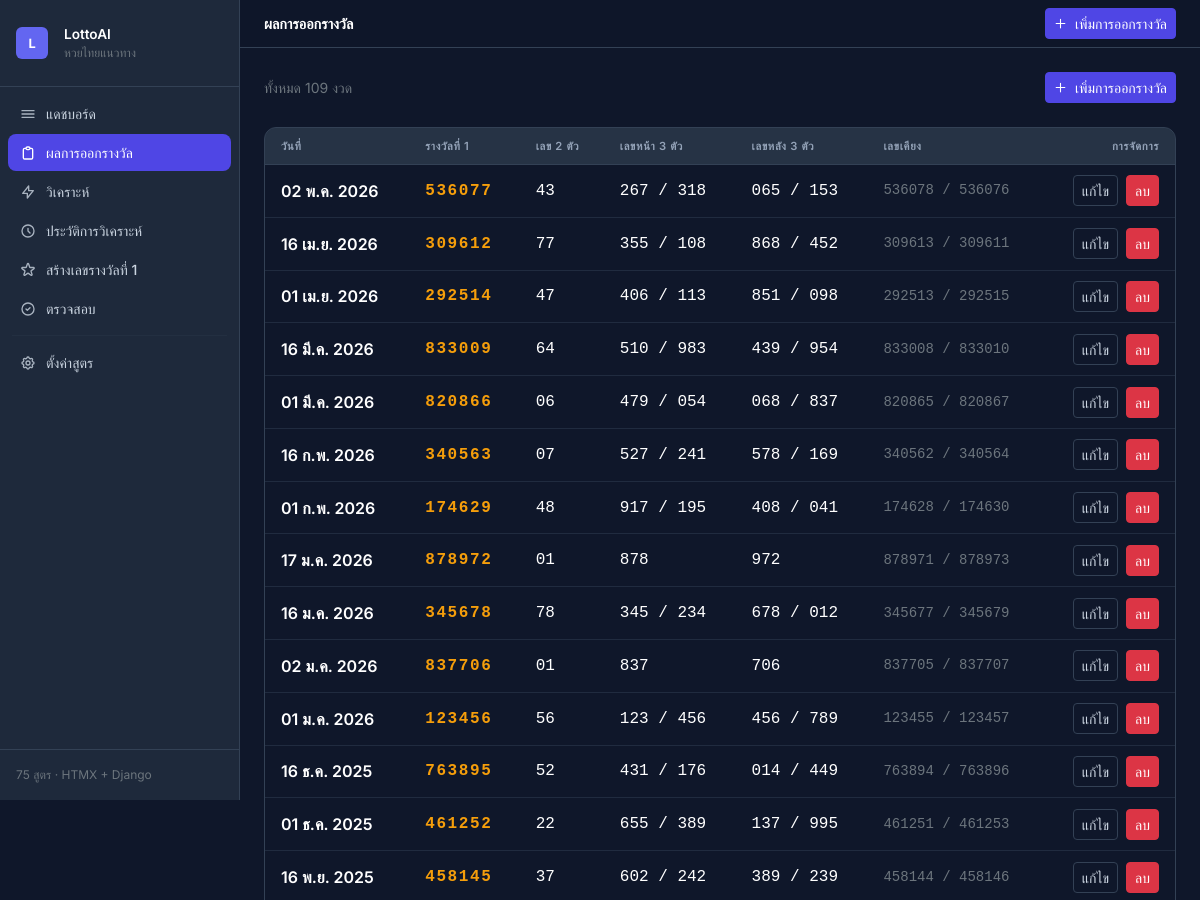
/draws/ (upper part), run on an earlier commit of the app's database.
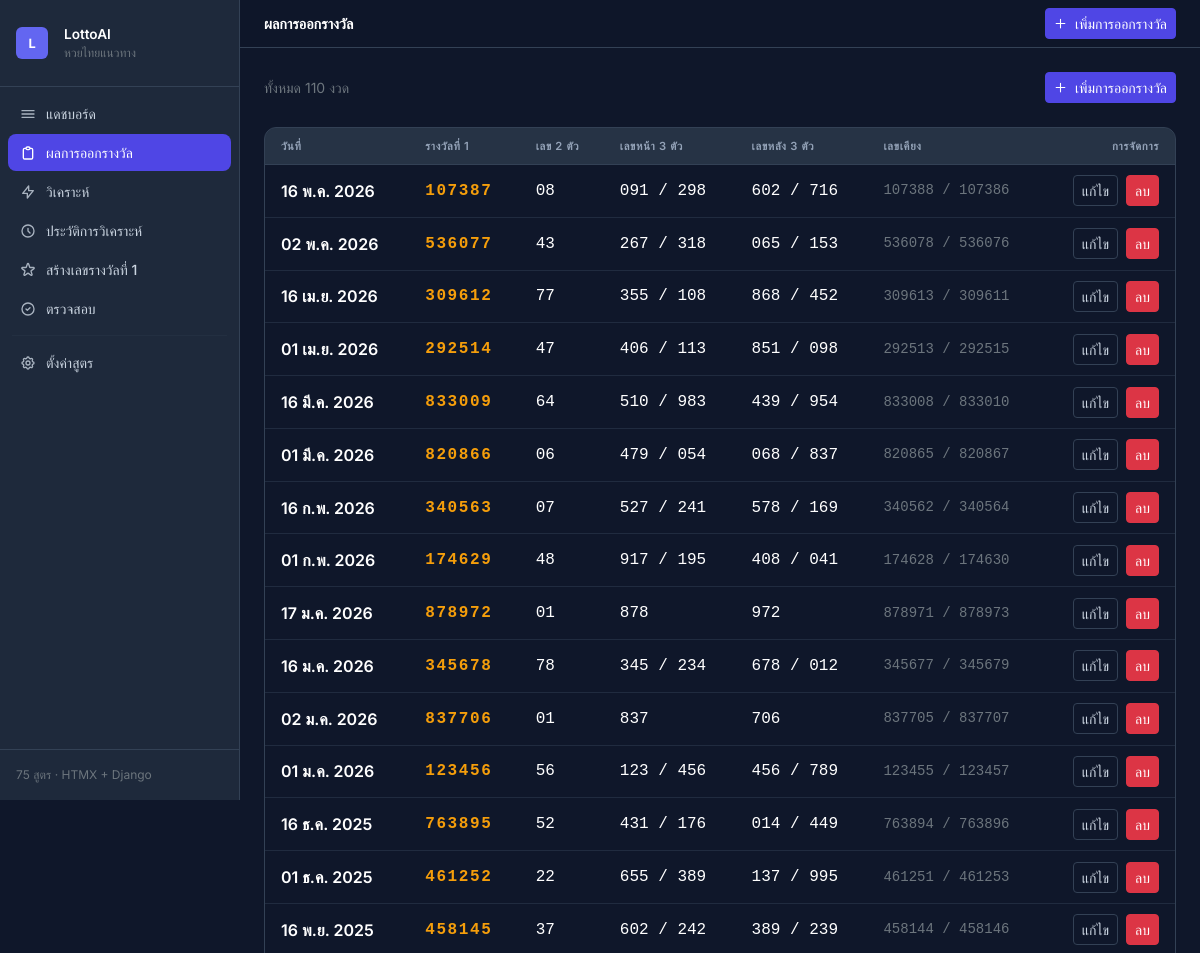
And on a later commit of the database.
### apps/analysis/models.py (models this page shows, shortened)
class LotteryDraw(models.Model):
    draw_date = models.DateField(unique=True, verbose_name='Draw Date')
    draw_label = models.CharField(
        max_length=20, blank=True, default='',
        help_text='E.g. "1 Jan 2025"', verbose_name='Draw Label'
    )
    first_prize = models.CharField(max_length=6, verbose_name='First Prize (6-digit)')
    near_first_1 = models.CharField(max_length=6, blank=True, default='', verbose_name='Near 1st Prize (lower)')
    near_first_2 = models.CharField(max_length=6, blank=True, default='', verbose_name='Near 1st Prize (upper)')
    three_front_1 = models.CharField(max_length=3, blank=True, default='', verbose_name='3-Digit Front #1')
    three_front_2 = models.CharField(max_length=3, blank=True, default='', verbose_name='3-Digit Front #2')
    three_back_1 = models.CharField(max_length=3, blank=True, default='', verbose_name='3-Digit Back #1')
    three_back_2 = models.CharField(max_length=3, blank=True, default='', verbose_name='3-Digit Back #2')
    two_back = models.CharField(max_length=2, blank=True, default='', verbose_name='2-Digit Back')
    notes = models.TextField(blank=True, default='', verbose_name='Notes')
    created_at = models.DateTimeField(auto_now_add=True)
    updated_at = models.DateTimeField(auto_now=True)
    class Meta:
        ordering = ['-draw_date']
        verbose_name = 'Lottery Draw'
        verbose_name_plural = 'Lottery Draws'

### apps/analysis/views.py (the view)
# urls.py: path('draws/', views.draw_list, name='draw_list'),
def draw_list(request):
    draws = LotteryDraw.objects.all()
    return render(request, 'analysis/draw_list.html', {'draws': draws})

### apps/analysis/templates/analysis/draw_list.html (shortened to what this page needs)
{% extends "analysis/base.html" %}
{% block page_title %}ผลการออกรางวัล{% endblock %}
{% block content %}
<div class="d-flex align-items-center justify-content-between mb-4">
  <p class="mb-0 text-secondary small">ทั้งหมด {{ draws.count }} งวด</p>
  <a href="{% url 'draw_add' %}" class="btn btn-primary btn-sm d-flex align-items-center gap-2">
    <svg width="13" height="13" fill="none" viewBox="0 0 24 24" stroke="currentColor">
      <path stroke-linecap="round" stroke-linejoin="round" stroke-width="2" d="M12 4v16m8-8H4"/>
    </svg>
    เพิ่มการออกรางวัล
  </a>
</div>
{% if draws %}
<div class="card overflow-hidden">
  <div class="table-responsive">
    <table class="table table-hover mb-0">
      <thead>
        <tr>
          <th>วันที่</th>
          <th>รางวัลที่ 1</th>
          <th>เลข 2 ตัว</th>
          <th>เลขหน้า 3 ตัว</th>
          <th>เลขหลัง 3 ตัว</th>
          <th>เลขเคียง</th>
          <th class="text-end">การจัดการ</th>
        </tr>
      </thead>
      <tbody id="draw-table">
        {% for draw in draws %}
        <tr id="draw-row-{{ draw.pk }}">
          <td class="fw-semibold text-white">{{ draw.draw_date|date:"d M Y" }}</td>
          <td class="font-mono fw-bold text-gold tracking-wider">{{ draw.first_prize }}</td>
          <td class="font-mono text-white">{{ draw.two_back|default:"—" }}</td>
          <td class="font-mono text-white">
            {{ draw.three_front_1|default:"—" }}{% if draw.three_front_2 %} / {{ draw.three_front_2 }}{% endif %}
          </td>
          <td class="font-mono text-white">
            {{ draw.three_back_1|default:"—" }}{% if draw.three_back_2 %} / {{ draw.three_back_2 }}{% endif %}
          </td>
          <td class="font-mono text-secondary small">
            {{ draw.near_first_1|default:"—" }} / {{ draw.near_first_2|default:"—" }}
          </td>
          <td class="text-end">
            <div class="d-flex align-items-center justify-content-end gap-2">
              <a href="{% url 'draw_edit' draw.pk %}"
                 class="btn btn-outline-secondary btn-sm">แก้ไข</a>
              <button
                hx-post="{% url 'draw_delete' draw.pk %}"
                hx-target="#draw-row-{{ draw.pk }}"
                hx-swap="outerHTML"
                hx-confirm="ลบการออกรางวัล {{ draw.draw_date }}?"
                hx-headers='{"X-CSRFToken": "{{ csrf_token }}"}'
                class="btn btn-danger btn-sm">
                ลบ
              </button>
            </div>
          </td>
        </tr>
        {% endfor %}
      </tbody>
    </table>
  </div>
</div>
{% endif %}
{% endblock %}

What changed in the data, as far as the page shows it:
added LotteryDraw: draw_date "16 พ.ค. 2026", first_prize "107387", two_back "08", three_front_1 "091", three_front_2 "298", three_back_1 "602", three_back_2 "716", near_first_1 "107388", near_first_2 "107386"
Also different on the page:
{{ draws.count }}: "109" → "110"
